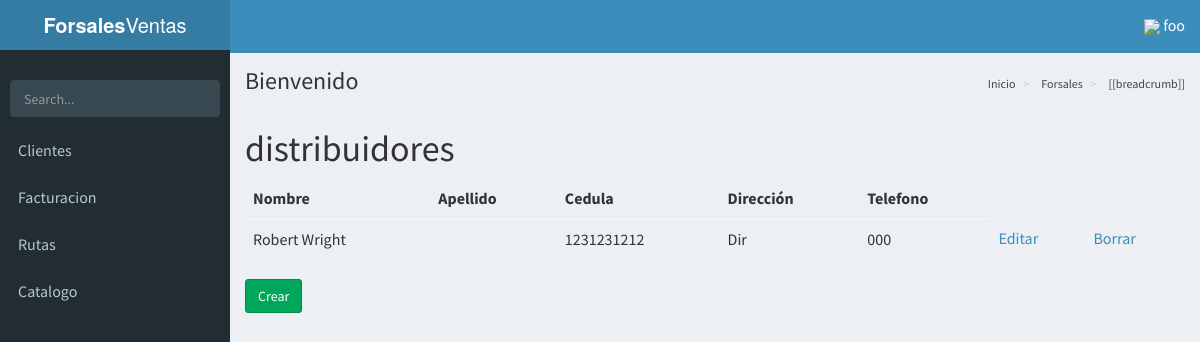
The page /distribuidores/ (signed in) on the database its author committed.
### base/models.py (models this page shows, shortened)
class distribuidor(models.Model):
	nombre = models.CharField(max_length=45)
	apellido = models.CharField(max_length=45)
	cedula = models.CharField(max_length=45)
	usuario = models.ForeignKey(User,blank=True,null=True,default=None)
	direccion = models.CharField(max_length=45)
	telefono = models.CharField(max_length=45)

### base/views.py (the view)
# urls.py: url(r'^distribuidores/$', ListarDistribuidor.as_view(), name="listar_distribuidores"),
class ListarDistribuidor(LoginRequiredMixin,ListView):
	model = distribuidor
	template_name = 'distribuidores/listar.html'

### base/templates/distribuidores/listar.html
{% extends 'AdminLTE/index.html' %}
{% block content %}
	<h1>distribuidores</h1>
	<table class="table">
		<thead>
			<tr>
				<th>Nombre</th>
				<th>Apellido</th>
				<th>Cedula</th>
				<th>Dirección</th>
				<th>Telefono</th>
			</tr>
		</thead>
		<tbody>
			{% for distribuidor in object_list %}
				<tr>
					<td>{{ distribuidor.nombre }}</td>
					<td>{{ distribuidor.apellido }}</td>
					<td>{{ distribuidor.cedula }}</td>
					<td>{{ distribuidor.direccion }}</td>
					<td>{{ distribuidor.telefono }}</td>
					<td><a href="{% url 'actualizar_distribuidor' distribuidor.pk %}">Editar</a></td>
					<td><a href="{% url 'borrar_distribuidor' distribuidor.pk %}">Borrar</a></td>
				</tr>
			{% empty %}
				<tr>
					<td>Sin distribuidor</td>
				</tr>
			{% endfor %}
		</tbody>
	</table>
		<a class="btn btn-success" href="{% url 'crear_distribuidor' %}">Crear</a>
{% endblock content %}

### base/templates/AdminLTE/index.html (shortened to what this page needs)
{% load static %}
<!DOCTYPE html>
<html>
<head>
<link rel="stylesheet" href="https://unpkg.com/bootstrap-material-design@4.0.0-beta.3/dist/css/bootstrap-material-design.min.css"
>
  <link rel="stylesheet" href="{% static 'css/AdminLTE/bootstrap/css/bootstrap.min.css' %}">
  <link rel="stylesheet" href="{% static 'css/AdminLTE/AdminLTE.min.css' %}">
  <link rel="stylesheet" href="{% static 'css/AdminLTE/skins/_all-skins.min.css' %}">
  <link rel="stylesheet" href="{% static 'css/AdminLTE/plugins/iCheck/flat/blue.css' %}">
  <link rel="stylesheet" href="{% static 'css/AdminLTE/plugins/morris/morris.css' %}">
  <link rel="stylesheet" href="{% static 'css/AdminLTE/plugins/jvectormap/jquery-jvectormap-1.2.2.css' %}">
  <link rel="stylesheet" href="{% static 'css/AdminLTE/plugins/datepicker/datepicker3.css' %}">
  <link rel="stylesheet" href="{% static 'css/AdminLTE/plugins/daterangepicker/daterangepicker.css' %}">
  <link rel="stylesheet" href="{% static 'css/AdminLTE/plugins/bootstrap-wysihtml5/bootstrap3-wysihtml5.min.css' %}">
  <link rel="stylesheet" href="{% static 'alertifyjs/css/alertify.min.css' %}">
  <link rel="stylesheet" href="{% static 'alertifyjs/css/themes/bootstrap.min.css' %}">
  <link rel="stylesheet" href="{% static 'vue/vue-good-table/vue-good-table.css' %}">
</head>
<body class="hold-transition skin-blue sidebar-mini">
<div class="wrapper" id="vue-root">
  <header class="main-header">
    <a href="/" class="logo">
      <span class="logo-lg"><b>Forsales</b>Ventas</span>
    </a>
    <nav class="navbar navbar-static-top">
      <a href="#" class="sidebar-toggle" data-toggle="offcanvas" role="button">
      </a>
      <div class="navbar-custom-menu">
        <ul class="nav navbar-nav">
          <li class="dropdown user user-menu">
            <a href="#" class="dropdown-toggle" data-toggle="dropdown">
             <img style="width: 10%; " src="{% static 'img/user.png' %}">
              <span class="hidden-xs">{{ request.user.username }}</span>
            </a>
          </li>
        </ul>
      </div>
    </nav>
  </header>
  <aside class="main-sidebar">
    <section class="sidebar">
      <div class="user-panel">
      </div>
      <form action="#" method="get" class="sidebar-form">
        <div class="input-group">
          <input type="text" name="q" class="form-control" placeholder="Search...">
              <span class="input-group-btn">
                <button type="submit" name="search" id="search-btn" class="btn btn-flat">
                </button>
              </span>
        </div>
      </form>
      <ul class="sidebar-menu">
      {% if request.user.is_superuser %}
        <li class="header">PANEL DE CONTROL</li>
        <li>
          <a href="{% url 'listar_productos' %}">
            <i class="fa fa-shopping-basket" aria-hidden="true"><span>Productos</span></i>
          </a>
        </li>
        <li>
          <a href="{% url 'listar_clientes' %}">
            <i class="fa fa-th"></i> <span>Clientes</span>
          </a>
        </li>
        <li>
          <a href="{% url 'bodega' 'main' %}">
            <i class="fa fa-th"></i> <span>Bodega</span>
          </a>
        </li>
        <li>
          <a href="{% url 'listar_distribuidores' %}">
            <i class="fa fa-th"></i> <span>Distribuidores</span>
          </a>
        </li>
        <li>
          <a href="{% url 'listar_proveedores' %}">
            <i class="fa fa-th"></i> <span>Proveedores</span>
          </a>
        </li>
        <li class="treeview">
          <a href="#">
            <i class="fa fa-dashboard"></i> <span>Facturacion</span>
            <span class="pull-right-container">
              <i class="fa fa-angle-left pull-right"></i>
            </span>
          </a>
          <ul class="treeview-menu">
            <li class=""><a href="{% url 'factura' %}"><i class="fa fa-circle-o"></i> Listar</a></li>
          </ul>
           <ul class="treeview-menu">
            <li class=""><a href="{% url 'reportes' %}"><i class="fa fa-circle-o"></i> reportes</a></li>
          </ul>
        </li>
        <li class="treeview">
          <a href="#">
            <i class="fa fa-dashboard"></i> <span>Inventario</span>
            <span class="pull-right-container">
              <i class="fa fa-angle-left pull-right"></i>
            </span>
          </a>
          <ul class="treeview-menu">
            <li class=""><a href="{% url 'movimiento' %}"><i class="fa fa-circle-o"></i> Movimientos</a></li>
          </ul>
        </li>
        <!--li class="treeview">
          <a href="#">
            <i class="fa fa-dashboard"></i> <span>Catalogo</span>
            <span class="pull-right-container">
              <i class="fa fa-angle-left pull-right"></i>
            </span>
          </a>
          <ul class="treeview-menu">
            {% comment %}
            <li class=""><a href="{% url 'catalogos' %}"><i class="fa fa-circle-o"></i> Lista</a></li>
            {% endcomment %}
          </ul>
        </li-->
        <li class="treeview">
          <a href="#">
            <i class="fa fa-dashboard"></i> <span>Rutas</span>
            <span class="pull-right-container">
              <i class="fa fa-angle-left pull-right"></i>
            </span>
          </a>
          <ul class="treeview-menu">
            <li class=""><a href="{% url 'rutas-mapa' %}"><i class="fa fa-circle-o"></i> Rutas</a></li>
          </ul>
        </li>
      {% else %}
        {% if request.user %}
<li>
          <a href="{% url 'listar_clientes' %}">
             <span>Clientes</span>
          </a>
        </li>
          <li class="treeview">
            <a href="#">
               <span>Facturacion</span>
            </a>
          </li>
          <li class="treeview">
            <a href="#">
               <span>Rutas</span>
            </a>
          </li>
        <li class="treeview">
          <a href="#">
             <span>Catalogo</span>
          </a>
        </li>
        {% endif %}
      {% endif %}
      </ul>
    </section>
  </aside>
  <div class="content-wrapper">
    <section class="content-header">
      <h1>
        Bienvenido
      </h1>
      <ol class="breadcrumb">
        <li><a href="#"> Inicio</a></li>
        <li><a href="#"> Forsales </a></li>
        <li v-for="breadcrumb in breadcrumbs"><a href="#"> [[breadcrumb]] </a></li>
      </ol>
    </section>
    <section class="content">
      {% block content %}
      {% endblock content %}
    </section>
  </div>
</div>
</body>
</html>

### base/templates/AdminLTE/index.html (style rules this page uses)
html, body { font-size: 16px !important; }
.navbar { display: inherit !important; }

### rows shown on the page
distribuidor: nombre "Robert Wright", cedula "1231231212", direccion "Dir", telefono "000"

### other values the page prints
{{ request.user.username }} "foo"
